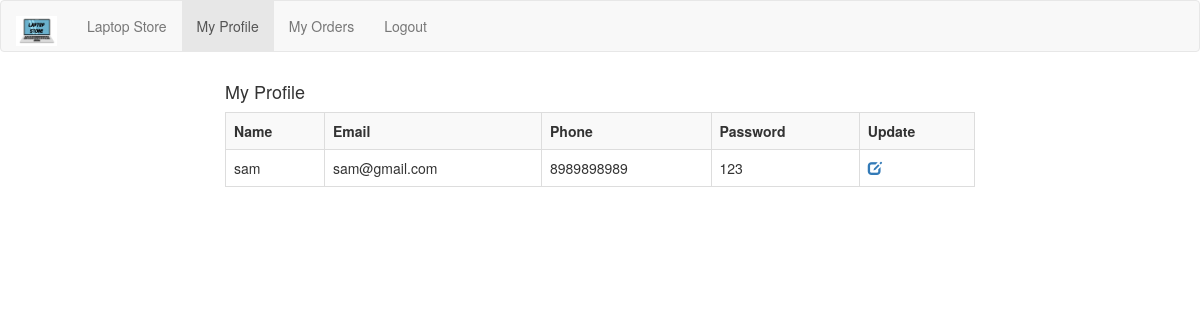
/laptop/myprofile.php (signed in), run on the app's committed database.
### tables this page shows
CREATE TABLE `customer` (
  `id` int(11) NOT NULL,
  `name` varchar(100) NOT NULL,
  `email` varchar(100) NOT NULL,
  `phone` varchar(12) NOT NULL,
  `pass` varchar(100) NOT NULL,
  `status` varchar(50) NOT NULL
);

### laptop/myprofile.php (the view, shortened to what this page needs)
<!DOCTYPE html>
<html lang="en">
<head>
  <link rel="stylesheet" href="https://maxcdn.bootstrapcdn.com/bootstrap/3.4.1/css/bootstrap.min.css">
</head>
<body>
<nav class="navbar navbar-default">
  <div class="container-fluid">
    <div class="navbar-header">
      <a class="navbar-brand" href="#">
          <img src="images/logo.jpeg" style="width:100%;height:30px" />
      </a>
    </div>
    <ul class="nav navbar-nav">
       <li ><a href="home.php"> Laptop Store</a></li>
      <li class="active"><a href="myprofile.php">My Profile</a></li>
      <li><a href="myorders.php">My Orders</a></li>
       <li><a href="logout.php">Logout</a></li>
    </ul>
  </div>
</nav>
        <div class="container">
            <div class="row">
                <div class="col-lg-2 posts-list"></div>
                <div class="col-lg-8 posts-list">
                    <div class="comment-form">
                        <h4>My Profile </h4>
                       <table class="table table-bordered table-striped">
                           <tr>
                               <th>Name</th>
                               <th>Email</th>
                                <th>Phone</th>
                               <th>Password</th>
                               <th>Update</th>
                           </tr>
                           <?php
                           include 'config.php';
                                $conn = mysqli_connect($dbServername,$dbUsername,$dbPass,$dbName);
                                $email=$_SESSION["email"];
                                $sql = "SELECT * FROM customer where email='$email'";
                                $result = mysqli_query($conn, $sql);
                                if (mysqli_num_rows($result) > 0) {
                                  while($row = mysqli_fetch_assoc($result)) {
                                    echo "<td> " . $row["name"]. " </td> <td> " . $row["email"]. " </td><td> " . $row["phone"]. "</td><td> " . $row["pass"]. "</td>
                                    <td>
                                     <a   data-toggle='modal' data-target='#" . $row['id'] . "' style='cursor:pointer'>
                                     <span class='glyphicon glyphicon-edit'></span>
                                      </a>
                                    </td>
                                    <div class='modal fade' id='" . $row["id"] . "'   role='dialog'   aria-hidden='true'>
                                                <input type='text' class='form-control' name='id' value='" . $row["id"] . "' hidden readonly>
                                                        <input type='text' class='form-control' name='name' value='" . $row["name"] . "' required>
                                                        <input type='text' class='form-control' name='email' value='" . $row["email"] . "' required readonly>
                                                        <input type='text' class='form-control' name='phone' value='" . $row["phone"] . "' required>
                                                        <input type='text' class='form-control' name='pass' value='" . $row["pass"] . "' required>
                                </div>
                                    ";
                                  }
                                } else {
                                  echo "Something went wrong";
                                }
                           ?>
                       </table>
                    </div>
                </div>
                <div class="col-lg-2 posts-list"></div>
            </div>
        </div>
</body>
</html>

### data on the page
customer: name "sam", email "sam@gmail.com", phone "8989898989", pass "123"
